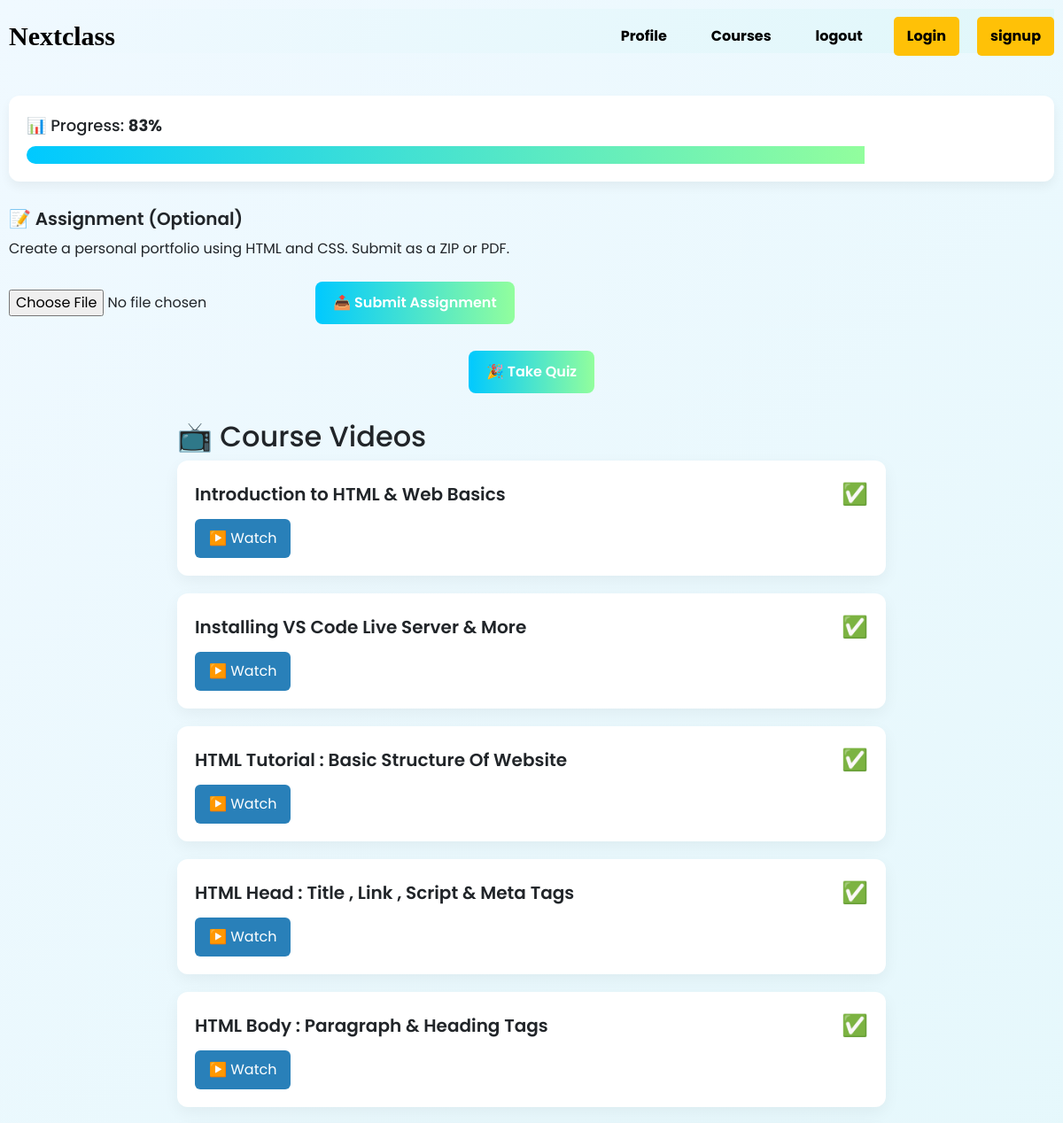
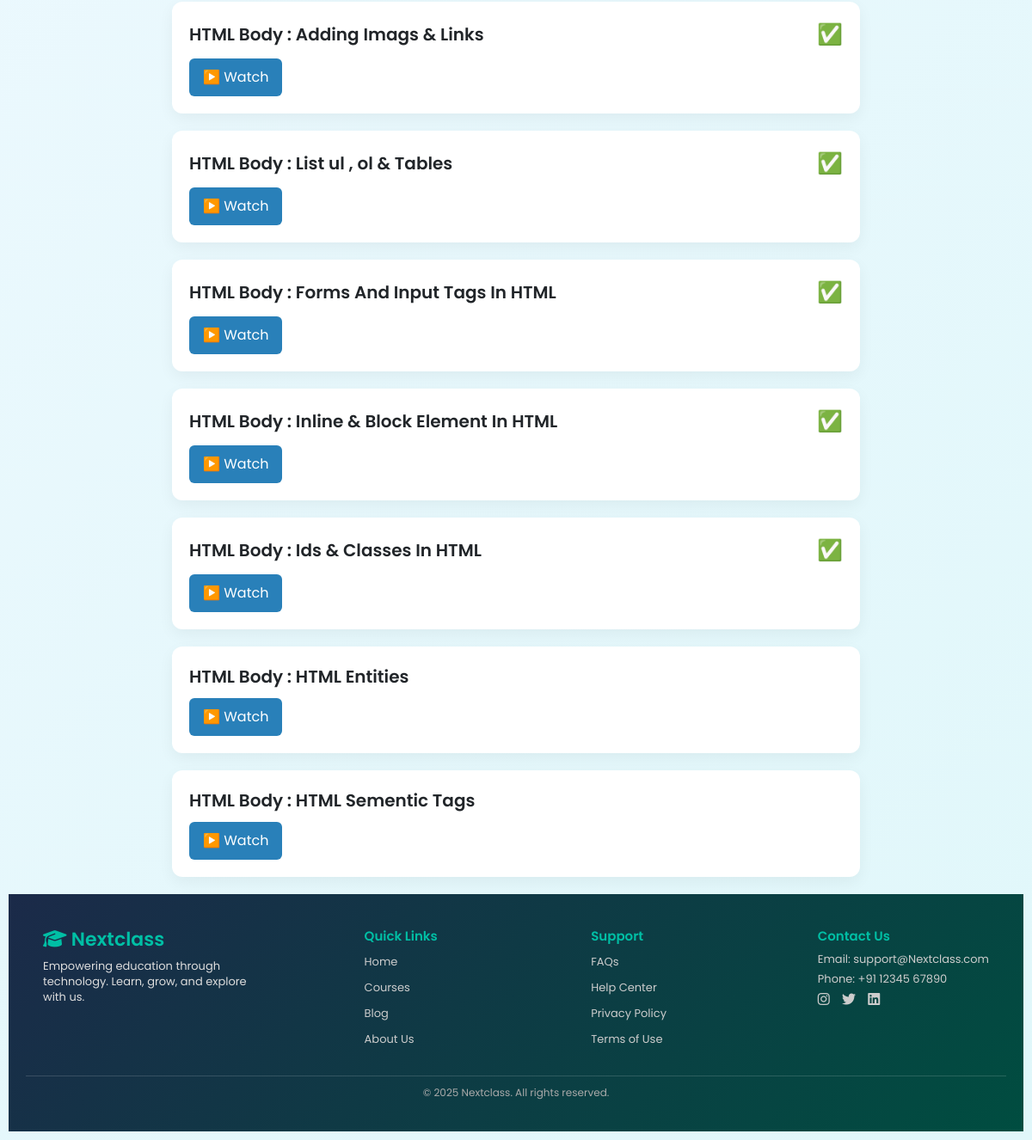
/learning.php?course_id=1 (signed in), run on the app's committed database (2 pictures, top to bottom).
### tables this page shows
CREATE TABLE `courses` (
  `course_id` int(11) NOT NULL,
  `title` varchar(255) DEFAULT NULL,
  `description` text DEFAULT NULL,
  `duration` varchar(100) DEFAULT NULL,
  `category` varchar(100) DEFAULT NULL,
  `assignment` text DEFAULT NULL
);

CREATE TABLE `course_topics` (
  `id` int(11) NOT NULL,
  `course_id` int(11) DEFAULT NULL,
  `title` varchar(255) DEFAULT NULL,
  `video_url` text DEFAULT NULL
);

### learning.php (the view, shortened to what this page needs)
<?php
include 'partials/_dbconnect.php';
$user_id = $_SESSION['user_id'];
$course_id = $_GET['course_id'] ?? 0;
$total_sql = "SELECT COUNT(*) AS total FROM course_topics WHERE course_id = ?";
$stmt = $conn->prepare($total_sql);
$stmt->bind_param("i", $course_id);
$stmt->execute();
$total_result = $stmt->get_result()->fetch_assoc();
$total_topics = $total_result['total'] ?? 1;
$watched_sql = "SELECT COUNT(*) AS watched FROM user_progress WHERE course_id = ? AND user_id = ? AND watched = 1";
$stmt2 = $conn->prepare($watched_sql);
$stmt2->bind_param("ii", $course_id, $user_id);
$stmt2->execute();
$watched_result = $stmt2->get_result()->fetch_assoc();
$watched_topics = $watched_result['watched'] ?? 0;
$progress = round(($watched_topics / $total_topics) * 100);
?>
<?php
include 'partials/_dbconnect.php';
$user_id = $_SESSION['user_id'];
$course_id = $_GET['course_id'] ?? 0;
$stmt = $conn->prepare("SELECT * FROM course_topics WHERE course_id = ?");
$stmt->bind_param("i", $course_id);
$stmt->execute();
$topics_result = $stmt->get_result();
$assign_sql = "SELECT assignment FROM courses WHERE course_id = ?";
$stmt = $conn->prepare($assign_sql);
$stmt->bind_param("i", $course_id);
$stmt->execute();
$assignment = $stmt->get_result()->fetch_assoc()['assignment'] ?? null;
$watched = [];
$progress_stmt = $conn->prepare("SELECT topic_id FROM user_progress WHERE user_id = ? AND course_id = ? AND watched = 1");
$progress_stmt->bind_param("ii", $user_id, $course_id);
$progress_stmt->execute();
$progress_res = $progress_stmt->get_result();
while ($row = $progress_res->fetch_assoc()) {
    $watched[] = $row['topic_id'];
}
?>
<!DOCTYPE html>
<html lang="en">
<head>
</head>
<body>
<?php require 'partials/_nav.php';?>
<br><br>
<div class="progress-box">
  <div class="progress-label">📊 Progress: <strong><?= $progress ?>%</strong></div>
  <div class="progress-bar">
    <div class="progress-fill" style="width: <?= $progress ?>%;"></div>
  </div>
</div>
<?php if ($assignment): ?>
  <div class="assignment-box">
    <h3 style="font-size: 20px; font-weight: 600; margin-bottom: 10px;">📝 Assignment (Optional)</h3>
    <p style="margin-bottom: 10px;"><?= nl2br(htmlspecialchars($assignment)) ?></p>
    <form action="submit_assignment.php" method="POST" enctype="multipart/form-data" style="margin-top: 15px;">
      <input type="file" name="assignment_file" accept=".pdf,.zip,.doc,.docx" required>
      <button type="submit" class="quiz-btn unlocked" style="margin-top: 10px;">📤 Submit Assignment</button>
    </form>
  </div>
<?php endif; ?>
<div class="quiz-unlock-box">
  <?php if ($progress >= 80): ?>
    <a href="quiz.php?course_id=<?= $course_id ?>" class="quiz-btn unlocked">🎉 Take Quiz</a>
  <?php else: ?>
    <button class="quiz-btn locked" disabled>
      🔒 Complete at least 80% to unlock the quiz
    </button>
  <?php endif; ?>
</div>
  <div class="course-container">
    <h2>📺 Course Videos</h2>
    <?php while ($topic = $topics_result->fetch_assoc()): ?>
      <div class="video-card" data-topic-id="<?= $topic['id'] ?>">
        <div class="video-title">
          <?= htmlspecialchars($topic['title']) ?>
          <?php if (in_array($topic['id'], $watched)): ?>
            <span class="watched-check">✅</span>
          <?php endif; ?>
        </div>
        <button class="watch-btn" onclick="playVideo(<?= $topic['id'] ?>, '<?= htmlspecialchars($topic['video_url']) ?>')">▶️ Watch</button>
      </div>
    <?php endwhile; ?>
  </div>
  <?php require 'partials/_footer.php';?>
</body>
</html>

### style.css (style rules this page uses)
body { font-family: Arial, sans-serif; margin: 10px; padding: 10px; }

### learning.php (style rules this page uses)
body { font-family: 'Segoe UI', sans-serif; background:linear-gradient(135deg,#f0f9ff,#e0f7fa); padding: 40px; }
.course-container { max-width: 800px; margin: auto; }
.video-card { background: white; margin-bottom: 20px; padding: 20px; border-radius: 12px; box-shadow: 0 6px 18px rgba(0, 0, 0, 0.05); transition: transform 0.3s ease; position: relative; }
.video-title { font-size: 20px; font-weight: 600; margin-bottom: 10px; display: flex; justify-content: space-between; align-items: center; }
.watched-check { color: #27ae60; font-size: 24px; animation: pop 0.4s ease-in; }
.watch-btn { padding: 10px 16px; background: #2980b9; color: white; border: none; border-radius: 6px; cursor: pointer; transition: background 0.3s ease; }
.progress-box { margin-bottom: 30px; background: #fff; padding: 20px; border-radius: 12px; box-shadow: 0 6px 12px rgba(0, 0, 0, 0.05); }
.progress-label { font-size: 18px; font-weight: 500; margin-bottom: 10px; }
.progress-bar { width: 100%; background: #e0e0e0; height: 20px; border-radius: 10px; overflow: hidden; }
.progress-fill { height: 100%; background: linear-gradient(90deg, #00c9ff, #92fe9d); width: 0%; transition: width 1s ease-in-out; }
.quiz-unlock-box { margin: 30px 0; text-align: center; }
.quiz-btn { font-size: 16px; padding: 12px 20px; border: none; border-radius: 8px; cursor: pointer; font-weight: 600; transition: background 0.3s ease, transform 0.2s ease; }
.quiz-btn.unlocked { background: linear-gradient(90deg, #00c9ff, #92fe9d); color: #fff; text-decoration: none; display: inline-block; animation: pulse 1s infinite alternate; }

### partials/_footer.php (style rules this page uses)
body { margin:0;font-family:'Poppins',sans-serif; }

### data on the page
courses: assignment "Create a personal portfolio using HTML and CSS. Submit as a ZIP or PDF."
course_topics: title "Introduction to HTML & Web Basics"
course_topics: title "Installing VS Code Live Server & More"
course_topics: title "HTML Tutorial : Basic Structure Of Website"
course_topics: title "HTML Head : Title , Link , Script & Meta Tags"
course_topics: title "HTML Body : Paragraph & Heading Tags"
course_topics: title "HTML Body : Adding Imags & Links"
course_topics: title "HTML Body : List ul , ol & Tables"
course_topics: title "HTML Body : Forms And Input Tags In HTML"
course_topics: title "HTML Body : Inline & Block Element In HTML"
course_topics: title "HTML Body : Ids & Classes In HTML"
course_topics: title "HTML Body : HTML Entities"
course_topics: title "HTML Body : HTML Sementic Tags"

### other printed values
$progress "83"
